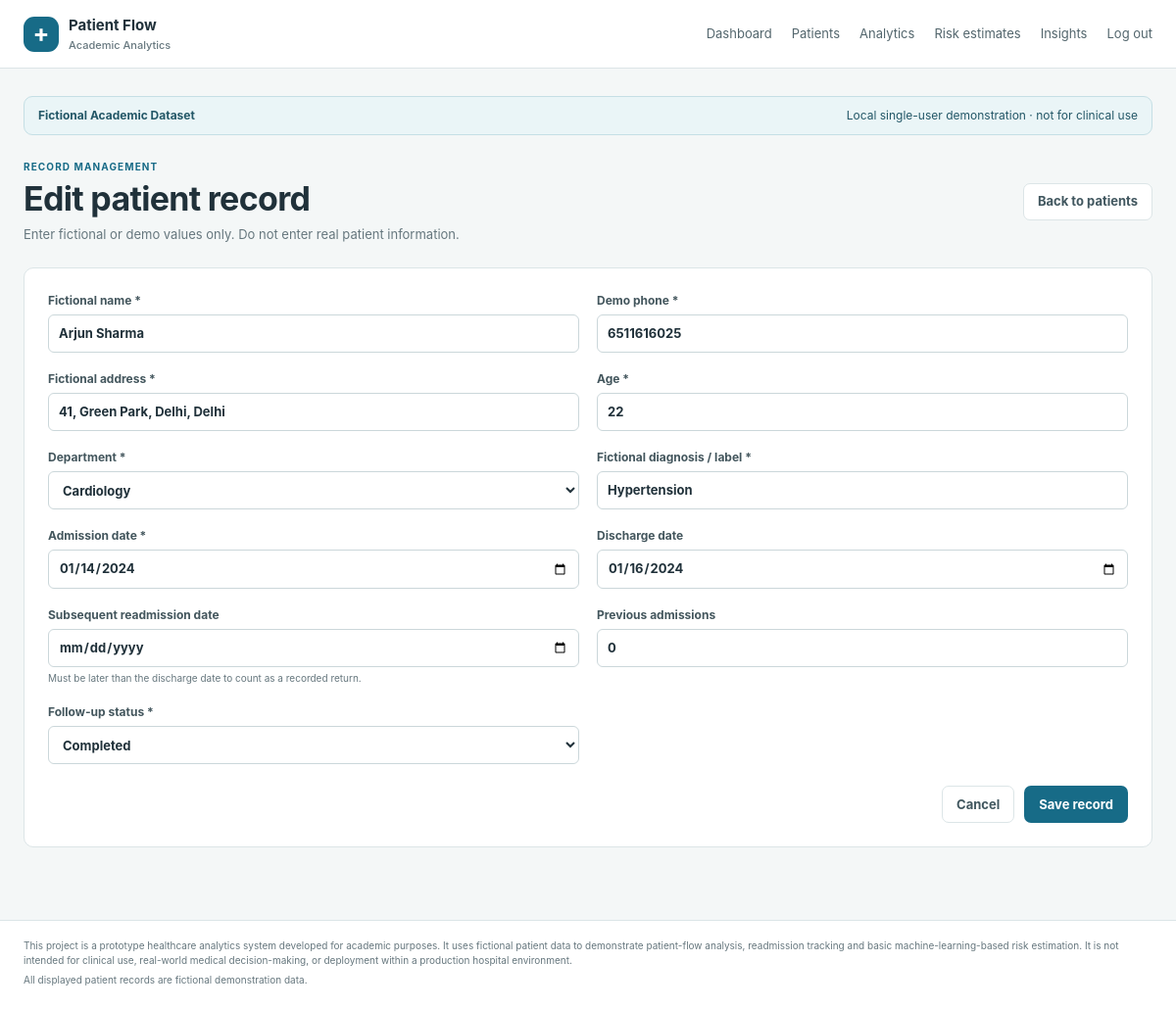
The page /patients/1/edit (signed in) on the database its author committed.
### tables this page shows
CREATE TABLE patients (
            id INTEGER PRIMARY KEY AUTOINCREMENT,
            name TEXT NOT NULL,
            phone TEXT NOT NULL,
            address TEXT NOT NULL,
            age INTEGER NOT NULL CHECK (age BETWEEN 0 AND 120),
            department TEXT NOT NULL,
            diagnosis TEXT NOT NULL,
            admission_date TEXT NOT NULL,
            discharge_date TEXT,
            readmission_date TEXT,
            previous_admissions INTEGER NOT NULL DEFAULT 0 CHECK (previous_admissions >= 0),
            follow_up_status TEXT NOT NULL
        );

### app.py (the view, shortened to what this page needs)
@app.route("/patients/<int:patient_id>/edit", methods=["GET", "POST"])
@login_required
def patient_edit(patient_id):
    patient = get_patient(patient_id)
    values = form_values() if request.method == "POST" else patient
    return render_template(
        "patient_form.html", patient=values, departments=DEPARTMENTS,
        follow_up_statuses=FOLLOW_UP_STATUSES, mode="Edit",
    )

### app.py (called while the page is built)
def get_db():
    if "db" not in g:
        g.db = sqlite3.connect(DATABASE)
        g.db.row_factory = sqlite3.Row
    return g.db

def patient_dict(row):
    patient = dict(row)
    admission = date.fromisoformat(patient["admission_date"])
    discharge = patient["discharge_date"]
    patient["length_of_stay"] = (
        (date.fromisoformat(discharge) - admission).days if discharge else None
    )
    return patient

def get_patient(patient_id):
    row = get_db().execute("SELECT * FROM patients WHERE id = ?", (patient_id,)).fetchone()
    if row is None:
        abort(404)
    return patient_dict(row)

def login_required(view):
    @wraps(view)
    def wrapped_view(*args, **kwargs):
        if not session.get("logged_in"):
            return redirect(url_for("login", next=request.path))
        return view(*args, **kwargs)
    return wrapped_view

@app.context_processor
def template_context():
    return {"project_boundary": PROJECT_BOUNDARY}

### templates/patient_form.html (shortened to what this page needs)
{% extends "base.html" %}
{% block content %}
<div class="page-heading"><div><p class="eyebrow">RECORD MANAGEMENT</p><h1>{{ mode }} patient record</h1><p class="muted">Enter fictional or demo values only. Do not enter real patient information.</p></div><a class="button secondary" href="{{ url_for('patients_page') }}">Back to patients</a></div>
<form method="post" class="panel patient-form">
  <div class="form-grid">
    <label>Fictional name *<input name="name" value="{{ patient.get('name', '') }}" required maxlength="100"></label>
    <label>Demo phone *<input name="phone" value="{{ patient.get('phone', '') }}" placeholder="555-0100" required maxlength="30"></label>
    <label>Fictional address *<input name="address" value="{{ patient.get('address', '') }}" required maxlength="160"></label>
    <label>Age *<input type="number" name="age" min="0" max="120" value="{{ patient.get('age', '') }}" required></label>
    <label>Department *<select name="department" required><option value="">Choose department</option>{% for item in departments %}<option value="{{ item }}" {% if patient.get('department') == item %}selected{% endif %}>{{ item }}</option>{% endfor %}</select></label>
    <label>Fictional diagnosis / label *<input name="diagnosis" value="{{ patient.get('diagnosis', '') }}" required maxlength="120"></label>
    <label>Admission date *<input type="date" name="admission_date" value="{{ patient.get('admission_date', '') }}" required></label>
    <label>Discharge date<input type="date" name="discharge_date" value="{{ patient.get('discharge_date') or '' }}"></label>
    <label>Subsequent readmission date<input type="date" name="readmission_date" value="{{ patient.get('readmission_date') or '' }}"><small>Must be later than the discharge date to count as a recorded return.</small></label>
    <label>Previous admissions<input type="number" name="previous_admissions" min="0" value="{{ patient.get('previous_admissions', 0) }}"></label>
    <label>Follow-up status *<select name="follow_up_status" required><option value="">Choose status</option>{% for item in follow_up_statuses %}<option value="{{ item }}" {% if patient.get('follow_up_status') == item %}selected{% endif %}>{{ item }}</option>{% endfor %}</select></label>
  </div>
  <div class="form-actions"><a class="button secondary" href="{{ url_for('patients_page') }}">Cancel</a><button class="button primary" type="submit">Save record</button></div>
</form>
{% endblock %}

### static/css/style.css (style rules this page uses)
:root { color-scheme: light; --ink: #20313a; --muted: #66777e; --line: #dce5e7; --paper: #f4f7f7; --white: #fff; --teal: #176b87; --teal-dark: #10566c; --orange: #de8246; --green: #477a56; --red: #a13f37; font-family: Inter, "Segoe UI", Arial, sans-serif; }
* { box-sizing: border-box; }
body { margin: 0; color: var(--ink); background: var(--paper); font-size: 15px; line-height: 1.5; }
a { color: var(--teal); }
.page-heading { display: flex; justify-content: space-between; align-items: center; gap: 20px; margin: 8px 0 24px; }
h1, h2, p { margin-top: 0; }
h1 { font-size: clamp(26px, 4vw, 34px); letter-spacing: -.7px; margin-bottom: 5px; line-height: 1.2; }
.eyebrow { margin-bottom: 5px; font-size: 10px; font-weight: 750; letter-spacing: 1.1px; color: var(--teal); }
.muted, .panel-heading p { color: var(--muted); font-size: 13px; }
.page-heading .muted { margin: 6px 0 0; }
.button { min-height: 38px; display: inline-flex; align-items: center; justify-content: center; border: 1px solid transparent; border-radius: 7px; padding: 8px 14px; text-decoration: none; font: inherit; font-size: 13px; font-weight: 650; cursor: pointer; white-space: nowrap; }
.button.primary { background: var(--teal); color: white; }
.button.secondary { color: #41575f; background: white; border-color: var(--line); }
.panel { background: white; border: 1px solid var(--line); border-radius: 10px; padding: 20px; margin-bottom: 18px; }
label { display: block; font-size: 12px; font-weight: 650; color: #43565d; }
input, select { display: block; width: 100%; min-height: 39px; margin-top: 5px; border: 1px solid #cbd7da; border-radius: 6px; background: white; padding: 8px 10px; color: var(--ink); font: inherit; font-size: 13px; }
.patient-form { padding: 24px; }
.form-grid { display: grid; grid-template-columns: repeat(2, 1fr); gap: 18px; }
.form-grid label small { display: block; margin-top: 4px; color: var(--muted); font-weight: 400; }
.form-actions, .heading-actions { display: flex; align-items: center; justify-content: flex-end; gap: 10px; margin-top: 22px; }
.form-actions a { text-decoration: none; }

### rows shown on the page
patients: name "Arjun Sharma", phone "6511616025", address "41, Green Park, Delhi, Delhi", department "Cardiology", diagnosis "Hypertension", admission_date "01/14/2024", discharge_date "01/16/2024", follow_up_status "Completed"

### other values the page prints
{{ mode }} "Edit"
